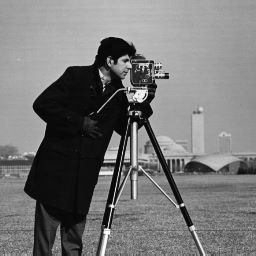
%> input picture CSE185_Lab4/images/cameraman.jpg, 256 x 256 px
$ octave lab04.m   (GNU Octave 9; MATLAB toolbox functions it lacks are replaced by stand-ins)
%> lines starting %> are read from the running program, lines starting %| are printed output that depends on the picture; in (x1, y1, x2, y2) boxes, pixels count from 0 and x2, y2 are one past the last pixel; in counts of white or black regions, pixels touching at a corner belong together; the program's own positions count from 1
### CSE185_Lab4/separate_frequency.m
function [low_pass_img, high_pass_img] = separate_frequency(img, ratio)

    %% apply FFT
    frequency_map = fft2(img);
    %figure, imshow( log(abs(frequency_map) + 1), []);

    %% shift the frequency map
    frequency_map_shifted = fftshift(frequency_map);


    %% compute low-frequency mask
    % create a rectangular mask whose:
    %       height = ratio * image height
    %       width = ratio * image width
    %       center of the rectangle is the center of the input image

    mask = zeros(size(img));

    [height, width, ~] = size(img);

    x1 = floor(width / 2 - (width * ratio / 2));
    x2 = floor(width / 2 + (width * ratio / 2));
    y1 = floor(height / 2 - (height * ratio / 2));
    y2 = floor(height / 2 + (height * ratio / 2));

    mask(y1:y2, x1:x2, :) = 1;

    %% separate low-frequency and high-frequency maps
    low_frequency_map_shifted = frequency_map_shifted .* mask;
    high_frequency_map_shifted = frequency_map_shifted .* (1 - mask);

    %% shift frequency maps back
    low_frequency_map = ifftshift(low_frequency_map_shifted);
    high_frequency_map = ifftshift(high_frequency_map_shifted);

    %% apply Inverse FFT
    low_pass_img = real(ifft2(low_frequency_map)); % change frequency_map to your low-frequency map
    high_pass_img = real(ifft2(high_frequency_map)); % change frequency_map to your high-frequency map

end

### CSE185_Lab4/hybrid_image.m
function img_merged = hybrid_image(img1, img2, ratio)

    %% split img1 and img2 into low/high frequency maps

    [low_img1, high_img1] = separate_frequency(img1, ratio);
    [low_img2, high_img2] = separate_frequency(img2, ratio);

    %% combine the low-frequency map of img1 with the high-frequency map of img2
    img_merged = low_img1 + high_img2; % change this line


end

### CSE185_Lab4/lab04.m
%% Task 1
img = im2double(imread('images/cameraman.jpg'));
%> img: size 256x256x3 double; min 0, max 1, mean 0.466
ratio1 = 0.1;
ratio2 = 0.2;

[low_pass_img1, high_pass_img1] = separate_frequency(img, ratio1);
%> in separate_frequency, `mask(y1:y2, x1:x2, :) = 1;`:
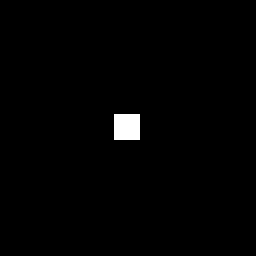
%> mask: size 256x256x3 double; values 0 (black) and 1 (white), 1% white; 1 white region, box (x1, y1, x2, y2) and area: (114, 114, 140, 140) 676
[low_pass_img2, high_pass_img2] = separate_frequency(img, ratio2);
%> in separate_frequency (call 2), `mask(y1:y2, x1:x2, :) = 1;`: mask: size 256x256x3 double; values 0 (black) and 1 (white), 4.1% white; 1 white region, box (x1, y1, x2, y2) and area: (101, 101, 153, 153) 2704

subplot(2,2,1), imshow(low_pass_img1)
subplot(2,2,2), imshow(high_pass_img1 + 0.5)
subplot(2,2,3), imshow(low_pass_img2)
subplot(2,2,4), imshow(high_pass_img2 + 0.5)

imwrite(low_pass_img1, 'cameraman_low_0.1.jpg');
imwrite(high_pass_img1 + 0.5, 'cameraman_high_0.1.jpg');

imwrite(low_pass_img2, 'cameraman_low_0.2.jpg');
imwrite(high_pass_img2 + 0.5, 'cameraman_high_0.2.jpg');

%% Task 2: Hybrid Image name1 = 'images/cat.jpg';   name2 = 'images/dog.jpg';
img1 = im2double(imread('images/cat.jpg'));
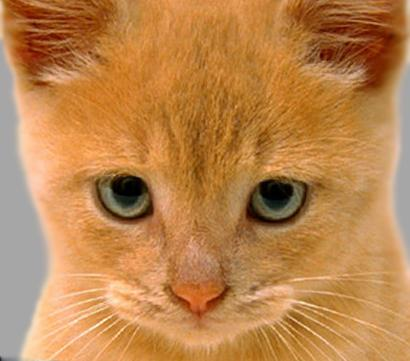
%> input picture CSE185_Lab4/images/cat.jpg, 410 x 361 px
img2 = im2double(imread('images/dog.jpg'));
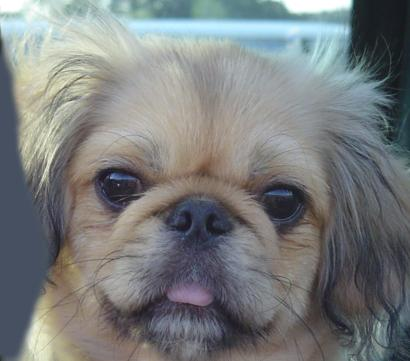
%> input picture CSE185_Lab4/images/dog.jpg, 410 x 361 px

ratio = 0.09;
catoggo = hybrid_image(img1, img2, ratio);
%> call 3 of separate_frequency, with ratio = 0.09
%> in separate_frequency (call 3), `mask(y1:y2, x1:x2, :) = 1;`:
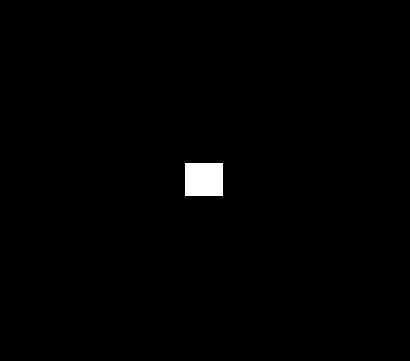
%> mask: size 361x410x3 double; values 0 (black) and 1 (white), 0.85% white; 1 white region, box (x1, y1, x2, y2) and area: (185, 163, 223, 196) 1254
%> call 4 of separate_frequency, with ratio = 0.09
%> in separate_frequency (call 4), `high_pass_img = real(ifft2(high_frequency_map));`:
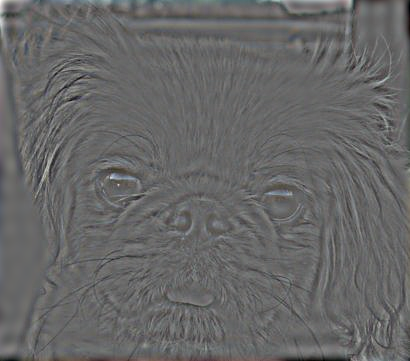
%> high_pass_img: size 361x410x3 double; mean R, G, B -2.24e-18, -7.34e-18, -4.86e-18; drawn with min black and max white
%> in hybrid_image, `img_merged = low_img1 + high_img2;`:
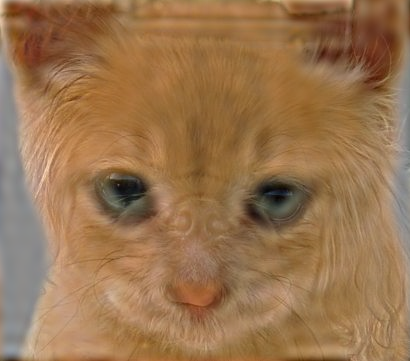
%> img_merged: size 361x410x3 double; mean R, G, B 0.738, 0.52, 0.303; mean of the top-left, top-right, bottom-left and bottom-right quarters 0.51, 0.464, 0.594, 0.513; drawn with min black and max white
dogatto = hybrid_image(img2, img1, ratio);

subplot(1,2,1), imshow(catoggo);
%> after `imshow(catoggo)`:
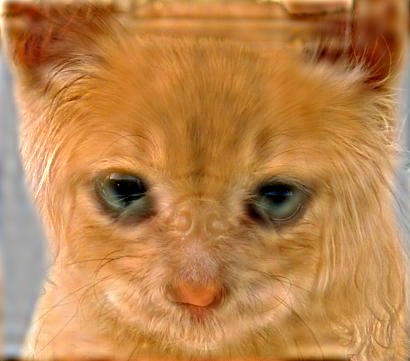
%> displayed picture: size 361x410x3, on the screen's scale of 0 to 255; mean R, G, B 188.1, 132.6, 77.3
subplot(1,2,2), imshow(dogatto);

imwrite(catoggo, 'hybrid_1.jpg');
imwrite(dogatto, 'hybrid_2.jpg');
